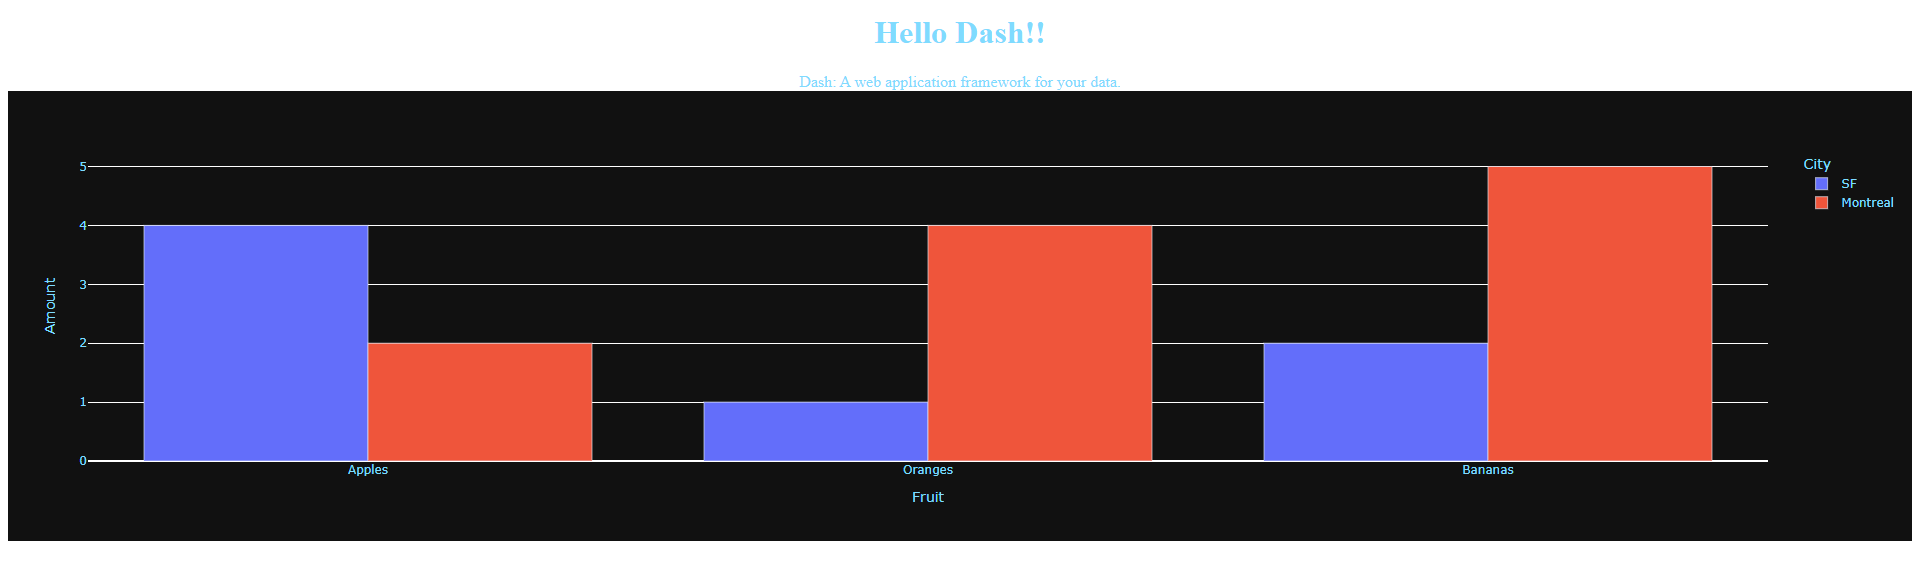

Python code for this plot:
from dash import (Dash, 
                  html, # компоненты для HTML тэгов
                  dcc) # высокоуровневые интерактивные компоненты с применением CSS и JS
import plotly.express as px
import pandas as pd

# пример для работы
df = pd.DataFrame({
    "Fruit": ["Apples", "Oranges", "Bananas", "Apples", "Oranges", "Bananas"],
    "Amount": [4, 1, 2, 2, 4, 5],
    "City": ["SF", "SF", "SF", "Montreal", "Montreal", "Montreal"]
})
colors = {
    'background': '#111111',
    'text': '#7FDBFF'
}

fig = px.bar(df, x="Fruit", y="Amount", color="City", barmode="group")

fig.update_layout(
    plot_bgcolor=colors['background'],
    paper_bgcolor=colors['background'],
    font_color=colors['text']
)

app = Dash(__name__)
# макет страницы
app.layout = html.Div(
    # children - всегда первый атрибут тэга
    children=[
        # классы для тэгов HTML имеют
        # именованные аргументы для всех свойств тэгов
        # например, style
        html.H1(
            children='Hello Dash!!',
            # style можно передавать в виде словаря, а не строки (как в HTML)
            style={
                'textAlign': 'center', # названия свойств в стиле camelCase, это отличается от css
                'color': colors['text']
            }
        ),
        html.Div(
            children='''Dash: A web application framework for your data.''',
            style={
                'textAlign': 'center',
                'color': colors['text']
            }
        ),
        # dcc.Graph - это компонент для отрисовки фигур plotly
        dcc.Graph(
            id='example-graph',
            figure=fig
        )
])
if __name__ == '__main__':
    # по умолчанию Dash автоматически обновит браузер,
    # когда код будет изменен.
    # это поведение можно изменить, вызвав app.run_server(dev_tools_hot_reload=False)
    app.run_server(debug=True)
